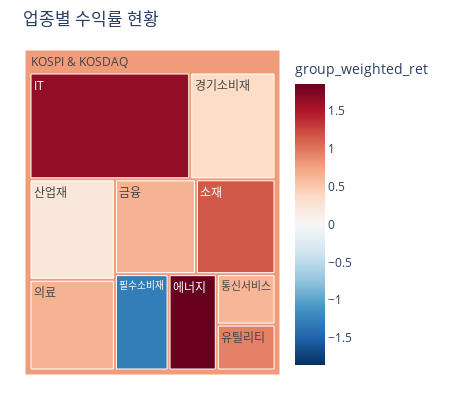

Notebook code cell kept with this figure:
### Code cell
chart_name = '업종별 수익률 현황'

# With sqrt scaling
treemap_fig = px.treemap(
    group_tree_df, 
    title=chart_name,
    path=[
        px.Constant('KOSPI & KOSDAQ'),
        grouping_colname,
    ],
    values='sqrt_marcap',
    # values='marcap',
    color='group_weighted_ret',
    # hover_data=[],
    # color_discrete_sequence=,
    color_continuous_scale='RdBu_r',
    color_continuous_midpoint=0,
)

treemap_fig.update_layout(
    margin=dict(t=50, l=25, b=25),
    width=300+150,
    height=400,
    legend=dict(orientation='h'),
    )
treemap_fig.show()

### Figure 1 — Plotly figure (JSON) as saved in the notebook; plotly's stock layout.template omitted (floating-point values rounded to 4 significant figures)
{"data": [{"branchvalues": "total", "customdata": [[1.649], [0.3642], [0.645], [0.2108], [1.159], [1.858], [0.9403], [0.6465], [0.6229], [-1.286], [0.7981]], "domain": {"x": [0, 1], "y": [0, 1]}, "hovertemplate": "labels=%{label}<br>sqrt_marcap=%{value}<br>parent=%{parent}<br>id=%{id}<br>group_weighted_ret=%{color}<extra></extra>", "ids": ["KOSPI & KOSDAQ/IT", "KOSPI & KOSDAQ/경기소비재", "KOSPI & KOSDAQ/금융", "KOSPI & KOSDAQ/산업재", "KOSPI & KOSDAQ/소재", "KOSPI & KOSDAQ/에너지", "KOSPI & KOSDAQ/유틸리티", "KOSPI & KOSDAQ/의료", "KOSPI & KOSDAQ/통신서비스", "KOSPI & KOSDAQ/필수소비재", "KOSPI & KOSDAQ"], "labels": ["IT", "경기소비재", "금융", "산업재", "소재", "에너지", "유틸리티", "의료", "통신서비스", "필수소비재", "KOSPI & KOSDAQ"], "marker": {"coloraxis": "coloraxis", "colors": [1.649, 0.3642, 0.645, 0.2108, 1.159, 1.858, 0.9403, 0.6465, 0.6229, -1.286, 0.7981]}, "name": "", "parents": ["KOSPI & KOSDAQ", "KOSPI & KOSDAQ", "KOSPI & KOSDAQ", "KOSPI & KOSDAQ", "KOSPI & KOSDAQ", "KOSPI & KOSDAQ", "KOSPI & KOSDAQ", "KOSPI & KOSDAQ", "KOSPI & KOSDAQ", "KOSPI & KOSDAQ", ""], "type": "treemap", "values": [31440000.0, 16680000.0, 14080000.0, 15720000.0, 13820000.0, 8514000.0, 4935000.0, 14200000.0, 5417000.0, 9462000.0, 134300000.0]}], "layout": {"coloraxis": {"cmid": 0, "colorbar": {"title": {"text": "group_weighted_ret"}}, "colorscale": [[0, "rgb(5,48,97)"], [0.1, "rgb(33,102,172)"], [0.2, "rgb(67,147,195)"], [0.3, "rgb(146,197,222)"], [0.4, "rgb(209,229,240)"], [0.5, "rgb(247,247,247)"], [0.6, "rgb(253,219,199)"], [0.7, "rgb(244,165,130)"], [0.8, "rgb(214,96,77)"], [0.9, "rgb(178,24,43)"], [1, "rgb(103,0,31)"]]}, "height": 400, "legend": {"orientation": "h", "tracegroupgap": 0}, "margin": {"b": 25, "l": 25, "t": 50}, "title": {"text": "업종별 수익률 현황"}, "width": 450}}
